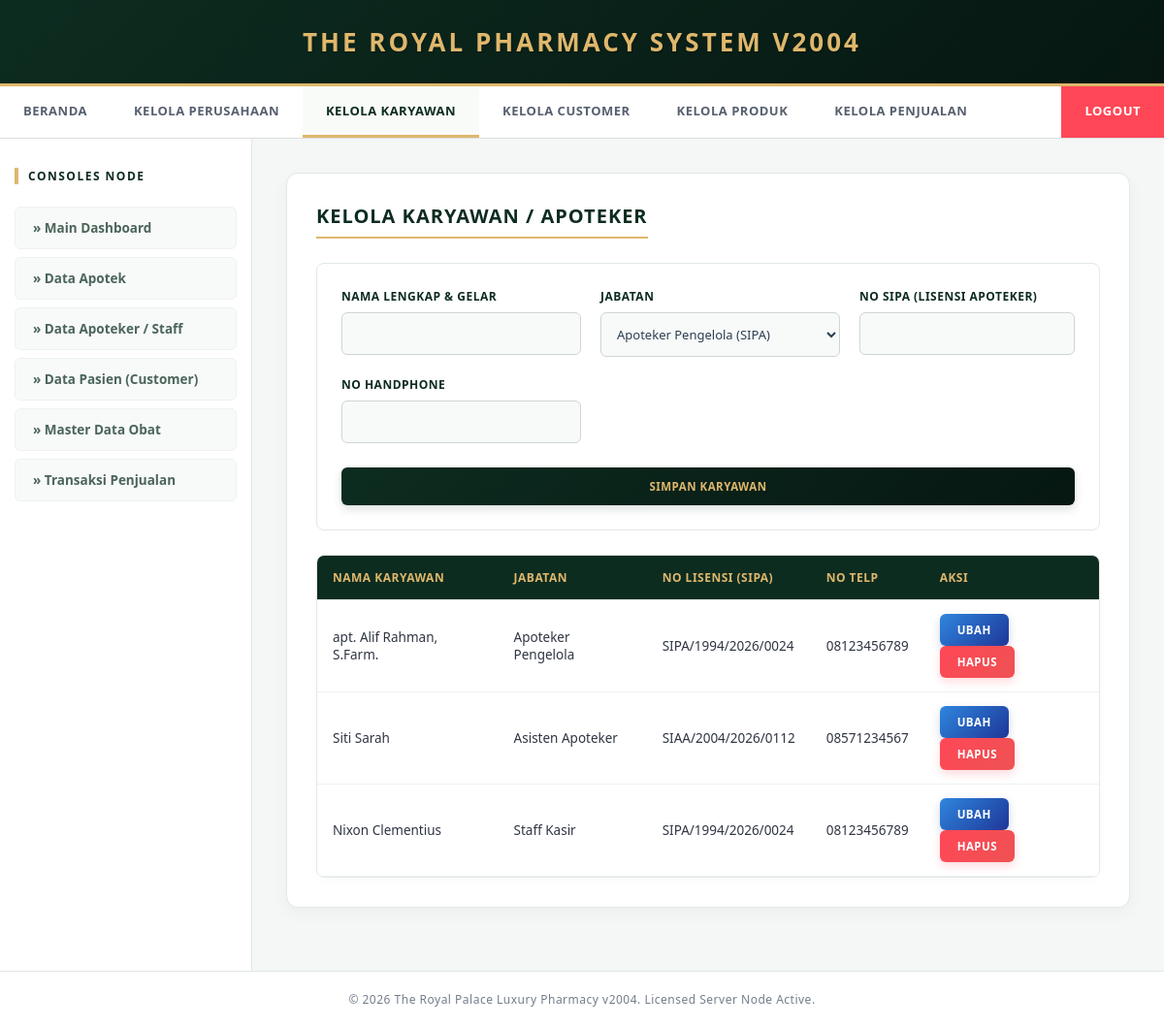
The page /index.php?page=karyawan (signed in) on the database its author committed.
### tables this page shows
CREATE TABLE `karyawan` (
  `id_karyawan` int(11) NOT NULL,
  `nama_karyawan` varchar(100) DEFAULT NULL,
  `jabatan` varchar(50) DEFAULT NULL,
  `no_lisensi` varchar(50) DEFAULT NULL,
  `no_telp` varchar(20) DEFAULT NULL
);

### index.php (the view, shortened to what this page needs)
<?php
include 'koneksi.php';
$page = isset($_GET['page']) ? $_GET['page'] : 'beranda';
?>
<!DOCTYPE html>
<html lang="id">
<head>
</head>
<body>
    <header>
        <h1>THE ROYAL PHARMACY SYSTEM v2004</h1>
    </header>
    <nav>
        <a href="index.php?page=beranda" class="<?=$page=='beranda'?'active':''?>">Beranda</a>
        <a href="index.php?page=perusahaan" class="<?=$page=='perusahaan'?'active':''?>">Kelola Perusahaan</a>
        <a href="index.php?page=karyawan" class="<?=$page=='karyawan'?'active':''?>">Kelola Karyawan</a>
        <a href="index.php?page=customer" class="<?=$page=='customer'?'active':''?>">Kelola Customer</a>
        <a href="index.php?page=produk" class="<?=$page=='produk'?'active':''?>">Kelola Produk</a>
        <a href="index.php?page=penjualan" class="<?=$page=='penjualan'?'active':''?>">Kelola Penjualan</a>
        <a href="login.php" style="background: #ff4757; color:#fff; border-bottom:none; margin-left: auto; font-weight: bold;">Logout</a>
    </nav>
    <div class="main-wrapper">
        <aside>
            <p>CONSOLES NODE</p>
            <a href="index.php?page=beranda">» Main Dashboard</a>
            <a href="index.php?page=perusahaan">» Data Apotek</a>
            <a href="index.php?page=karyawan">» Data Apoteker / Staff</a>
            <a href="index.php?page=customer">» Data Pasien (Customer)</a>
            <a href="index.php?page=produk">» Master Data Obat</a>
            <a href="index.php?page=penjualan">» Transaksi Penjualan</a>
        </aside>
        <main>
            <div class="card-luxury">
                <?php
                if ($page == 'beranda') {
                    $count_pt = mysqli_num_rows(mysqli_query($conn, "SELECT id_perusahaan FROM perusahaan"));
                    $count_cust = mysqli_num_rows(mysqli_query($conn, "SELECT id_customer FROM customer"));
                    $count_prod = mysqli_num_rows(mysqli_query($conn, "SELECT id_produk FROM produk"));
                    $count_faktur = mysqli_num_rows(mysqli_query($conn, "SELECT no_fatur FROM faktur"));
                    $sum_income = mysqli_fetch_array(mysqli_query($conn, "SELECT SUM(grand_total) as total FROM faktur"));
                    $total_income = $sum_income['total'] ? $sum_income['total'] : 0;
                ?>
                    <h2>Main Dashboard</h2>
                    <p style="color:#747d8c; font-size:13px; margin-bottom: 25px;">Engine Port Active: :2004. Executive Class Premium Pharmacy Factoring System.</p>
                    <div class="dashboard-grid">
                        <div class="widget-card">
                            <h3>Apotek / PT</h3><div class="value"><?=$count_pt?></div>
                        </div>
                        <div class="widget-card">
                            <h3>Pasien Terdaftar</h3><div class="value"><?=$count_cust?></div>
                        </div>
                        <div class="widget-card">
                            <h3>Stok Komoditas Obat</h3><div class="value"><?=$count_prod?></div>
                        </div>
                        <div class="widget-card" style="border-top-color: #00aa55;">
                            <h3>Faktur Keluar</h3><div class="value"><?=$count_faktur?></div>
                        </div>
                    </div>
                    <div style="background:#f8faf9; border: 1px solid #e1e8e5; border-left: 5px solid #00ff66; padding:25px; border-radius:8px; box-shadow: 0 4px 10px rgba(0,0,0,0.01);">
                        <h3 style="font-size:11.5px; color:#2f3542; text-transform:uppercase; letter-spacing:1px; margin-bottom:8px; font-weight: 700;">Total Pendapatan Apotek</h3>
                        <div style="font-size:28px; font-weight:bold; color:#0d2c20; font-family:monospace;">Rp <?=number_format($total_income)?></div>
                    </div>
                <?php
                } elseif ($page == 'karyawan') {
                    $id = ''; $nama = ''; $jabatan = ''; $lisensi = ''; $telp = ''; $btn_text = 'SIMPAN KARYAWAN';
                ?>
                    <h2>Kelola Karyawan / Apoteker</h2>
                    <form action="" method="POST" class="form-box">
                        <div class="form-group"><label>Nama Lengkap & Gelar</label><input type="text" name="nama" value="<?=$nama?>" required></div>
                        <div class="form-group">
                            <label>Jabatan</label>
                            <select name="jabatan" required>
                                <option value="Apoteker Pengelola" <?=$jabatan=='Apoteker Pengelola'?'selected':''?>>Apoteker Pengelola (SIPA)</option>
                            </select>
                        </div>
                        <div class="form-group"><label>No SIPA (Lisensi Apoteker)</label><input type="text" name="no_lisensi" value="<?=$lisensi?>"></div>
                        <div class="form-group"><label>No Handphone</label><input type="text" name="no_telp" value="<?=$telp?>" required></div>
                        <button type="submit" name="save_karyawan" class="btn" style="grid-column: span 3; margin-top:5px; padding:12px;"><?=$btn_text?></button>
                    </form>
                    <div class="table-responsive">
                        <table>
                            <tr><th>Nama Karyawan</th><th>Jabatan</th><th>No Lisensi (SIPA)</th><th>No Telp</th><th>Aksi</th></tr>
                            <?php $q = mysqli_query($conn, "SELECT * FROM karyawan"); while($d = mysqli_fetch_array($q)){ ?>
                            <tr><td><?=$d['nama_karyawan']?></td><td><?=$d['jabatan']?></td><td><?=$d['no_lisensi']?$d['no_lisensi']:'-'?></td><td><?=$d['no_telp']?></td>
                            <td>
                                <a href="index.php?page=karyawan&action=edit&id=<?=$d['id_karyawan']?>" class="btn btn-edit">Ubah</a>
                                <a href="index.php?page=karyawan&action=delete_karyawan&id=<?=$d['id_karyawan']?>" class="btn btn-danger" onclick="return confirm('Hapus?')">Hapus</a>
                            </td></tr>
                            <?php } ?>
                        </table>
                    </div>
                <?php
                } ?>
            </div>
        </main>
    </div>
    <footer>&copy; 2026 The Royal Palace Luxury Pharmacy v2004. Licensed Server Node Active.</footer>
</body>
</html>

### index.php (style rules this page uses)
* { box-sizing: border-box; margin: 0; padding: 0; font-family: 'Segoe UI', Tahoma, Geneva, Verdana, sans-serif; transition: all 0.2s ease; }
body { background: #f4f7f5; color: #2c3e50; display: flex; flex-direction: column; min-height: 100vh; }
header { background: linear-gradient(135deg, #0d2c20 0%, #061711 100%); color: #dfb76c; padding: 25px; text-align: center; border-bottom: 3px solid #dfb76c; box-shadow: 0 4px 15px rgba(0,0,0,0.15); }
header h1 { font-size: 26px; letter-spacing: 3px; text-transform: uppercase; font-weight: 600; text-shadow: 1px 1px 2px rgba(0,0,0,0.3); }
nav { background: #ffffff; padding: 0; display: flex; justify-content: center; gap: 0; border-bottom: 1px solid #dcdde1; flex-wrap: wrap; box-shadow: 0 2px 5px rgba(0,0,0,0.05); }
nav a { color: #57606f; text-decoration: none; padding: 16px 24px; font-size: 13px; text-transform: uppercase; font-weight: 600; letter-spacing: 0.5px; border-bottom: 3px solid transparent; }
nav a:hover, nav a.active { color: #0d2c20; background: #f9fbf9; border-bottom: 3px solid #dfb76c; }
.main-wrapper { display: flex; flex: 1; flex-direction: row; width: 100%; max-width: 100%; margin: 0 auto; background: #ffffff; }
aside { width: 260px; background: #ffffff; padding: 30px 15px; border-right: 1px solid #e1e8e5; display: flex; flex-direction: column; gap: 8px; }
aside p { color: #0d2c20; font-weight: 700; font-size: 12px; text-transform: uppercase; letter-spacing: 1.5px; margin-bottom: 15px; padding-left: 10px; border-left: 4px solid #dfb76c; }
aside a { color: #4b655a; text-decoration: none; display: block; padding: 12px 18px; background: #f8faf9; border-radius: 6px; font-size: 13.5px; font-weight: 600; border: 1px solid #edf2f0; }
main { flex: 1; padding: 35px; background: #f4f7f5; width: 100%; }
main h2 { margin-bottom: 25px; text-transform: uppercase; font-size: 20px; color: #0d2c20; font-weight: 700; letter-spacing: 1px; border-bottom: 2px solid #dfb76c; padding-bottom: 8px; display: inline-block; }
.card-luxury { background: #ffffff; border: 1px solid #e1e8e5; padding: 30px; border-radius: 12px; box-shadow: 0 6px 18px rgba(0,0,0,0.04); margin-bottom: 30px; }
.table-responsive { width: 100%; overflow-x: auto; margin-top: 20px; border-radius: 8px; border: 1px solid #e1e8e5; box-shadow: 0 4px 12px rgba(0,0,0,0.02); }
table { width: 100%; border-collapse: collapse; background: #ffffff; }
th, td { padding: 14px 16px; text-align: left; font-size: 13.5px; border-bottom: 1px solid #edf2f0; }
th { background: #0d2c20; color: #dfb76c; font-weight: 600; text-transform: uppercase; letter-spacing: 0.5px; font-size: 12px; }
td { color: #2f3542; font-weight: 500; }
.btn { padding: 9px 18px; background: linear-gradient(135deg, #0d2c20 0%, #061711 100%); color: #dfb76c; text-decoration: none; font-size: 11.5px; font-weight: 700; border: none; cursor: pointer; border-radius: 6px; text-transform: uppercase; letter-spacing: 0.5px; display: inline-block; box-shadow: 0 4px 10px rgba(13,44,32,0.15); }
.btn-danger { background: linear-gradient(135deg, #ff4757 0%, #ee5253 100%); color: #fff; box-shadow: 0 4px 10px rgba(255,71,87,0.2); }
.btn-edit { background: linear-gradient(135deg, #2e86de 0%, #1e3799 100%); color: #fff; box-shadow: 0 4px 10px rgba(30,55,153,0.2); }
.form-box { background: #ffffff; padding: 25px; border: 1px solid #e1e8e5; margin-bottom: 25px; display: grid; grid-template-columns: repeat(3, 1fr); gap: 20px; border-radius: 8px; }
.form-group { display: flex; flex-direction: column; }
.form-group label { font-size: 12px; text-transform: uppercase; color: #0d2c20; margin-bottom: 8px; letter-spacing: 0.5px; font-weight: 700; }
.form-box input, .form-box select, .form-box-4col input, .form-box-4col select { padding: 12px; background: #f8faf9; border: 1px solid #ced6d0; color: #2c3e50; border-radius: 6px; font-size: 13px; font-weight: 500; }
footer { background: #ffffff; text-align: center; padding: 20px; font-size: 12px; color: #747d8c; border-top: 1px solid #e1e8e5; letter-spacing: 0.5px; font-weight: 500; }
@media (max-width: 1200px) { .form-box, .form-box-4col { grid-template-columns: repeat(2, 1fr); } }

### rows shown on the page
karyawan: nama_karyawan "apt. Alif Rahman, S.Farm.", jabatan "Apoteker Pengelola", no_lisensi "SIPA/1994/2026/0024", no_telp "08123456789"
karyawan: nama_karyawan "Siti Sarah", jabatan "Asisten Apoteker", no_lisensi "SIAA/2004/2026/0112", no_telp "08571234567"
karyawan: nama_karyawan "Nixon Clementius", jabatan "Staff Kasir", no_lisensi "SIPA/1994/2026/0024", no_telp "08123456789"

### other values the page prints
$btn_text "SIMPAN KARYAWAN"
